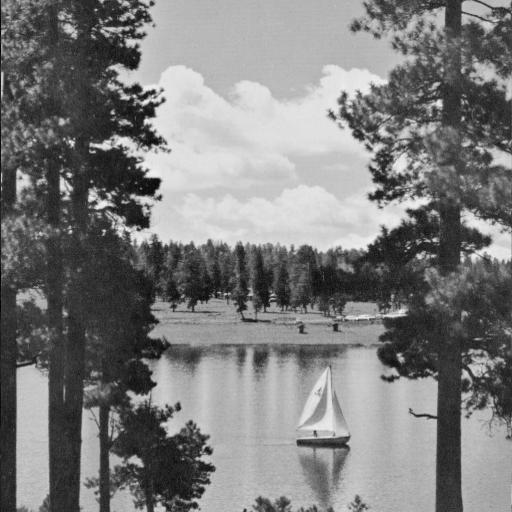
%> input picture week-5/MATLAB/lake.jpg, 512 x 512 px
$ octave edge_summary.m   (GNU Octave 9; MATLAB toolbox functions it lacks are replaced by stand-ins)
%> lines starting %> are read from the running program, lines starting %| are printed output that depends on the picture
% Edge Detection Summary

% Load Image
lake = imread('lake.jpg');
%> lake is the input picture: size 512x512 uint8; min 0, max 244, mean 124.4
figure, imshow(lake), title('Original Image, monochrome');

% Prepare Gaussian filter
h = fspecial('gaussian', [11 11], 4);
figure, surf(h);
%> after `surf(h)`:
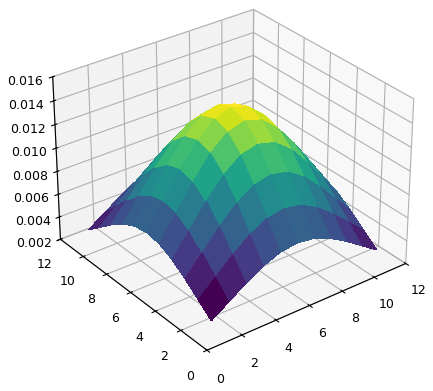
%> figure redrawn from the program's plot data

lakeSmooth = imfilter(lake, h);
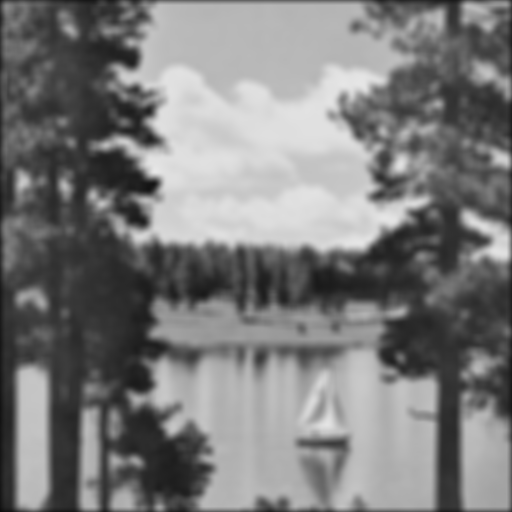
%> lakeSmooth: size 512x512 uint8; min 11, max 231, mean 123.4

% Method 1: Shift left and right, display the difference
lakeL = lakeSmooth;
lakeL(:, (1:end-1)) = lakeL(:,(2:end)); % last and second last column shall be identical

lakeR = lakeSmooth;
lakeR(:, (2:end)) = lakeR(:,(1:end-1)); % first and second column shall be identical

lakeDiff = double(lakeL) - double(lakeR);
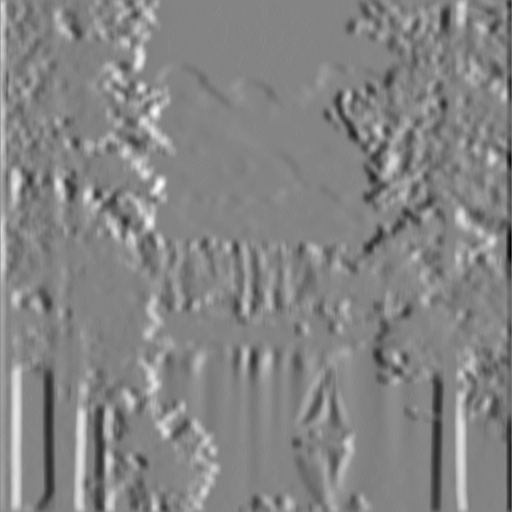
%> lakeDiff: size 512x512 double; min -50, max 46, mean 0.1; drawn with min black and max white
figure, imshow(lakeDiff, []), title('Difference between left-right shifted Images');

% Method 2: Canny Edge Detector
cannyLake = edge(lake, 'canny');
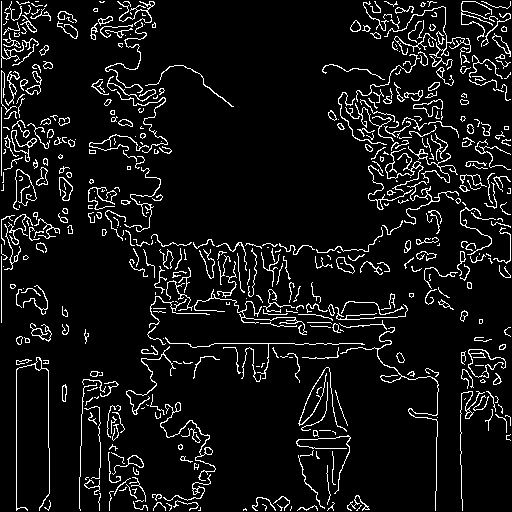
%> cannyLake: size 512x512 logical; 7.7% white in thin lines or dots
figure, imshow(cannyLake), title('Canny Operator on Original Image');

cannyLake = edge(lakeSmooth, 'canny');
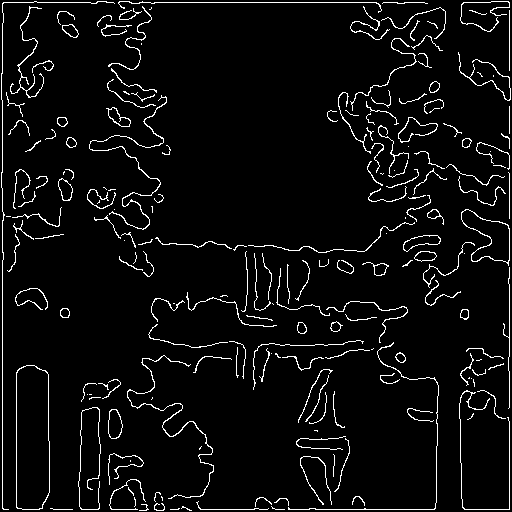
%> cannyLake: size 512x512 logical; 4.8% white in thin lines or dots
figure, imshow(cannyLake), title('Canny Operator on Smoothed Image');

% Method 3: Laplacian Operator
lapLake = edge(lake, 'log');
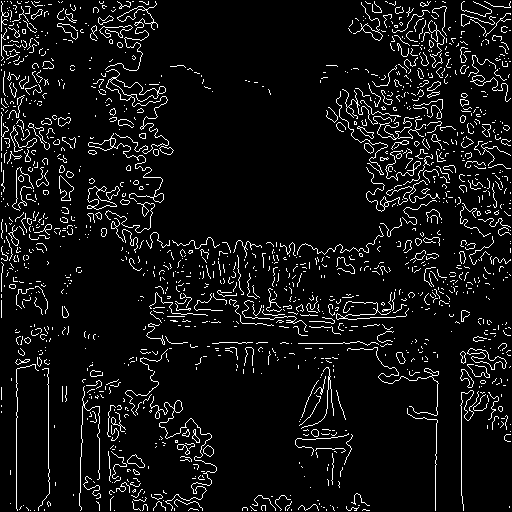
%> lapLake: size 512x512 logical; 6.9% white in thin lines or dots
figure, imshow(cannyLake), title('Laplacian Operator on Original Image');

$ run again, with week-5/MATLAB/pep.png saved as week-5/MATLAB/lake.jpg
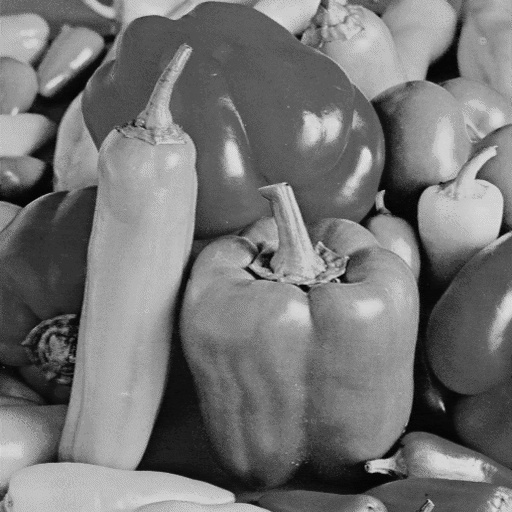
%> input picture week-5/MATLAB/pep.png, 512 x 512 px
%> lake is the input picture: size 512x512 uint8; min 0, max 227, mean 116.9
%> `cannyLake = edge(lake, 'canny');`:
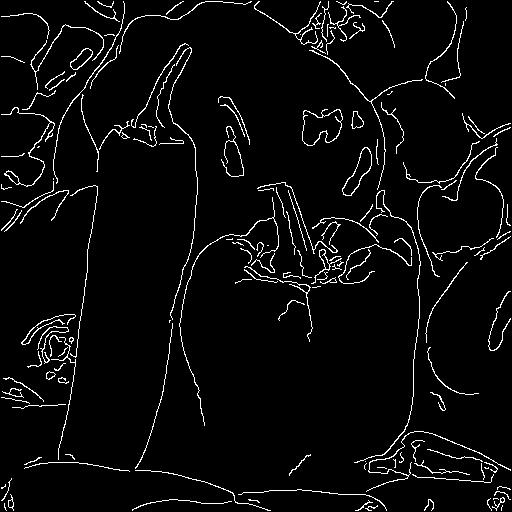
%> cannyLake: size 512x512 logical; 4.2% white in thin lines or dots
%> `lapLake = edge(lake, 'log');`:
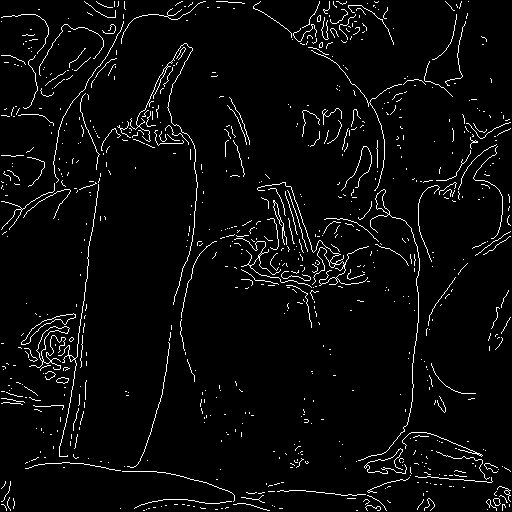
%> lapLake: size 512x512 logical; 3.9% white in thin lines or dots
